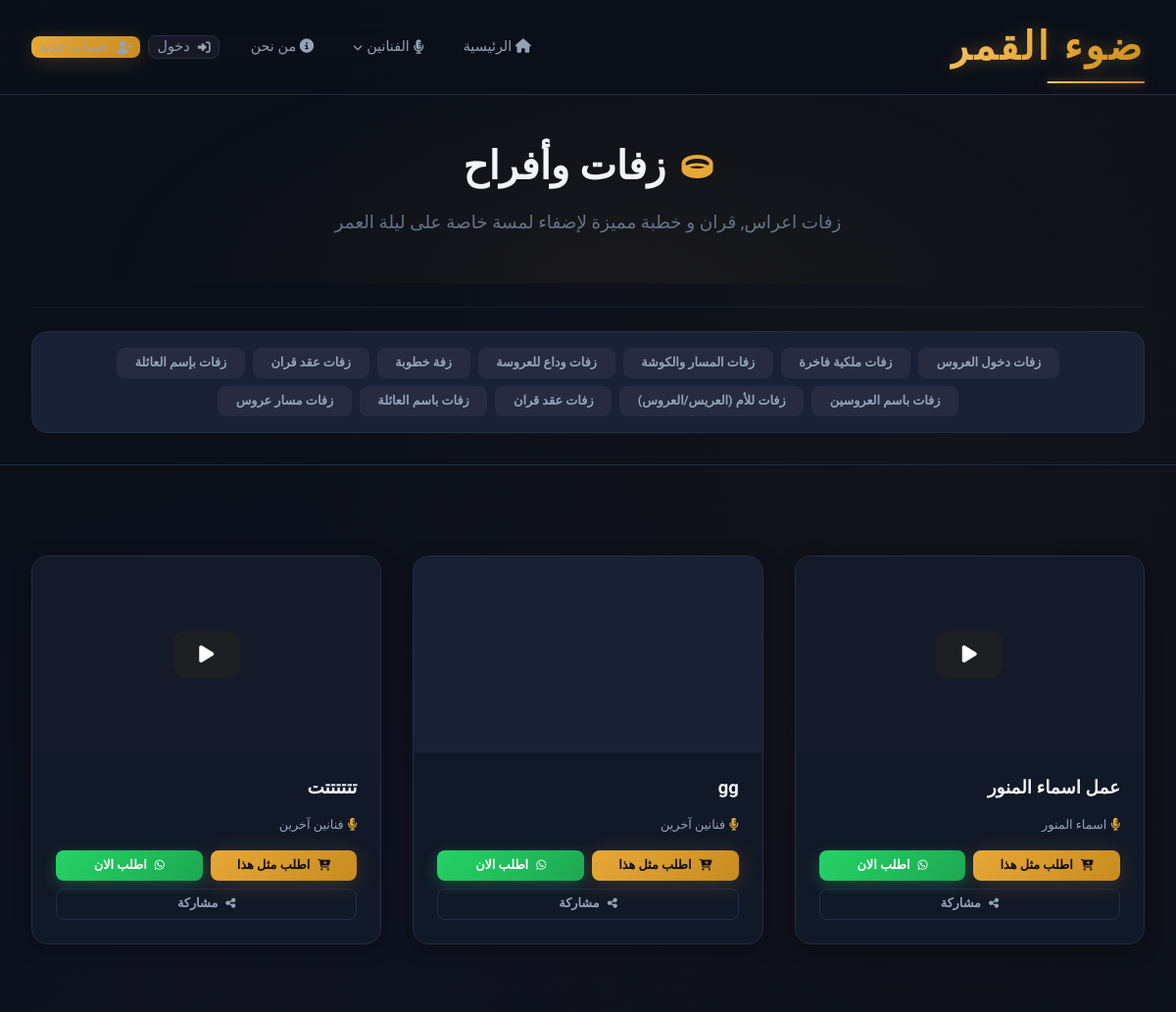
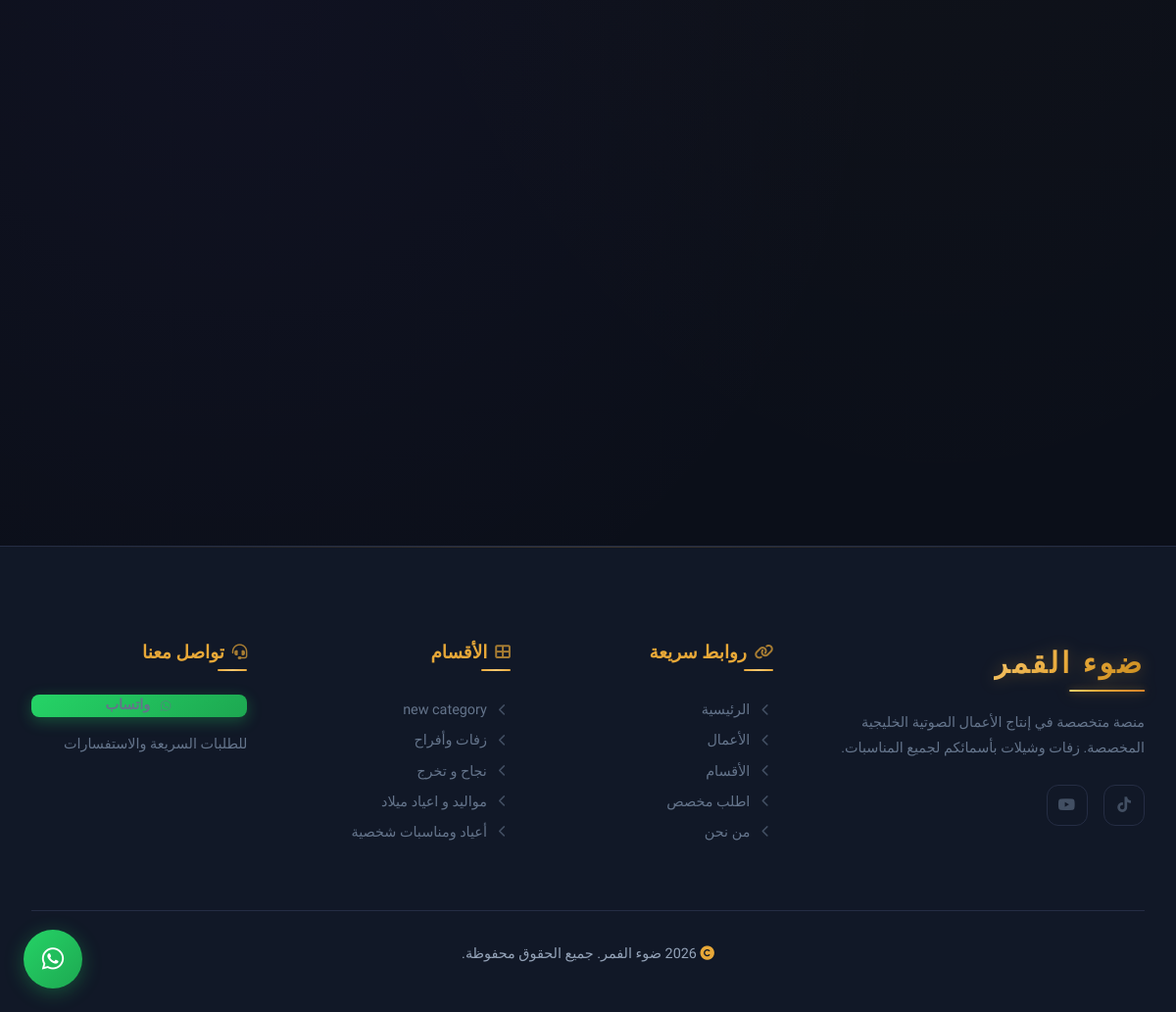
Screenshot of /category/zaffat with the database file from the repository (2 pictures, top to bottom).
### app/models.py (models this page shows, shortened)
class Category(db.Model):
    __tablename__ = 'categories'
    id = db.Column(db.Integer, primary_key=True)
    name = db.Column(db.String(100), nullable=False)
    slug = db.Column(db.String(100), unique=True, nullable=False)
    description = db.Column(db.Text, nullable=True)
    icon = db.Column(db.String(50), nullable=True)
    sort_order = db.Column(db.Integer, default=0)
    parent_id = db.Column(db.Integer, db.ForeignKey('categories.id'), nullable=True)
    subcategories = db.relationship(
        'Category',
        backref=db.backref('parent', remote_side=[id]),
        lazy='dynamic'
    )
    samples = db.relationship('Sample', backref='category', lazy='dynamic')

class Sample(db.Model):
    __tablename__ = 'samples'
    id = db.Column(db.Integer, primary_key=True)
    title = db.Column(db.String(200), nullable=False)
    category_id = db.Column(db.Integer, db.ForeignKey('categories.id'), nullable=False)
    media_type = db.Column(db.String(20), nullable=False, default='youtube')
    media_url = db.Column(db.String(500), nullable=False)
    cover_image = db.Column(db.String(500), nullable=True)
    is_featured = db.Column(db.Boolean, default=False)
    created_at = db.Column(db.DateTime, default=lambda: datetime.now(timezone.utc))
    singers = db.relationship(
        'Singer',
        secondary=sample_singers,
        back_populates='samples',
        order_by='Singer.sort_order, Singer.name',
    )
    def get_youtube_embed_id(self):
        url = self.media_url
        if 'youtu.be/' in url:
            return url.split('youtu.be/')[-1].split('?')[0]
        if 'youtube.com/watch' in url:
            import urllib.parse
            parsed = urllib.parse.urlparse(url)
            params = urllib.parse.parse_qs(parsed.query)
            return params.get('v', [''])[0]
        if 'youtube.com/embed/' in url:
            return url.split('embed/')[-1].split('?')[0]
        return url

class Singer(db.Model):
    __tablename__ = 'singers'
    id = db.Column(db.Integer, primary_key=True)
    name = db.Column(db.String(120), nullable=False)
    slug = db.Column(db.String(120), unique=True, nullable=False)
    background_image = db.Column(db.String(500), nullable=True)
    sort_order = db.Column(db.Integer, default=0)
    created_at = db.Column(db.DateTime, default=lambda: datetime.now(timezone.utc))
    samples = db.relationship(
        'Sample',
        secondary=sample_singers,
        back_populates='singers',
        lazy='dynamic',
    )

### app/routes/main.py (the view)
@main_bp.route('/category/<slug>')
def category(slug):
    cat = Category.query.filter_by(slug=slug).first_or_404()
    sample_query = (
        Sample.query.join(Category, Sample.category_id == Category.id)
        .options(
            joinedload(Sample.category).joinedload(Category.parent),
            selectinload(Sample.singers),
        )
        .order_by(Sample.created_at.desc())
    )
    if cat.parent_id is None:
        sample_query = sample_query.filter(or_(Category.id == cat.id, Category.parent_id == cat.id))
    else:
        sample_query = sample_query.filter(Category.id == cat.id)
    samples = sample_query.all()
    categories = Category.query.order_by(Category.sort_order).all()
    return render_template('category.html', category=cat, samples=samples, categories=categories)

### app/templates/category.html (shortened to what this page needs)
{% extends "base.html" %}
{% from "macros.html" import sample_card, back_to_home, category_filter, category_nav_map %}
{% block content %}
<section class="category-hero">
    <div class="container">
        <h1 id="category-title"><i class="{{ category.icon }}"></i> {{ category.name }}</h1>
        <p id="category-desc">{{ category.description }}</p>
    </div>
</section>
<section class="section-sm" style="background: var(--bg-alt); border-bottom: 1px solid var(--bg-border);">
    <div class="container">
        <div id="sub-filter-wrapper">
            {% if category.parent_id is none %}
            <hr style="border: 0; border-top: 1px solid var(--bg-border); margin: var(--space-lg) 0; opacity: 0.5;">
            {{ category_filter(category.subcategories) }}
            {% endif %}
        </div>
    </div>
</section>
<section class="section">
    <div class="container">
        <div class="samples-grid" id="samples-container">
            {% if samples %}
            {% for sample in samples %}
            <div class="sample-wrapper">
                {{ sample_card(sample, whatsapp_number) }}
            </div>
            {% endfor %}
            {% else %}
            <div class="samples-empty">
                <p>لا توجد أعمال حالياً في هذا القسم.</p>
            </div>
            {% endif %}
        </div>
    </div>
</section>
{% endblock %}

### app/templates/base.html (shortened to what this page needs)
<!DOCTYPE html>
<html lang="ar" dir="rtl">
<head>
    <link rel="stylesheet"
          href="https://cdnjs.cloudflare.com/ajax/libs/font-awesome/6.5.1/css/all.min.css"
          onerror="this.onerror=null;this.href='https://cdn.jsdelivr.net/npm/@fortawesome/fontawesome-free@6.5.1/css/all.min.css';" />
    <link rel="stylesheet" href="{{ url_for('static', filename='css/variables.css') }}">
    <link rel="stylesheet" href="{{ url_for('static', filename='css/base.css') }}">
    <link rel="stylesheet" href="{{ url_for('static', filename='css/components.css') }}">
    <link rel="stylesheet" href="{{ url_for('static', filename='css/pages.css') }}">
</head>
<body>
    <nav class="navbar" id="navbar">
        <div class="container">
            <a href="{{ url_for('main.index') }}" class="logo">ضوء القمر</a>
            <div class="nav-links" id="navLinks">
                <a href="{{ url_for('main.index') }}" class="{% if request.endpoint == 'main.index' %}active{% endif %}">
                    <i class="fas fa-home"></i> الرئيسية
                </a>
                <details class="nav-dropdown {% if request.endpoint == 'main.singer' %}active{% endif %}">
                    <summary class="nav-dropdown__summary">
                        <i class="fas fa-microphone-lines"></i> الفنانين
                        <i class="fas fa-chevron-down nav-dropdown__chevron"></i>
                    </summary>
                </details>
                <a href="{{ url_for('main.about') }}" class="{% if request.endpoint == 'main.about' %}active{% endif %}">
                    <i class="fas fa-info-circle"></i> من نحن
                </a>
                <div class="nav-auth">
                    {% if current_user.is_authenticated %}
                        {% if current_user.is_admin %}
                            <a href="{{ url_for('admin.dashboard') }}" class="btn btn-sm btn-ghost">
                                <i class="fas fa-shield-halved"></i> لوحة التحكم
                            </a>
                        {% endif %}
                        <a href="{{ url_for('orders.dashboard') }}" class="btn btn-sm btn-secondary">
                            <i class="fas fa-clipboard-list"></i> طلباتي
                        </a>
                        <a href="{{ url_for('auth.logout') }}" class="btn btn-sm btn-ghost">
                            <i class="fas fa-sign-out-alt"></i> خروج
                        </a>
                    {% else %}
                        <a href="{{ url_for('auth.login') }}" class="btn btn-sm btn-ghost">
                            <i class="fas fa-sign-in-alt"></i> دخول
                        </a>
                        <a href="{{ url_for('auth.register') }}" class="btn btn-sm btn-primary">
                            <i class="fas fa-user-plus"></i> حساب جديد
                        </a>
                    {% endif %}
                </div>
            </div>
        </div>
    </nav>
    <main>
        {% block content %}{% endblock %}
    </main>
    <footer class="footer">
        <div class="container">
            <div class="footer-grid">
                <div class="footer-col footer-brand">
                    <div class="logo" style="margin-bottom: var(--space-lg); font-size: var(--fs-xl); display: inline-block;">ضوء القمر</div>
                    <p>منصة متخصصة في إنتاج الأعمال الصوتية الخليجية المخصصة. زفات وشيلات بأسمائكم لجميع المناسبات.</p>
                    <div class="footer-social">
                        <a href="https://www.tiktok.com/@.bo6b?_r=1&_t=ZS-95rwLRkdma8" aria-label="TikTok">
                            <i class="fab fa-tiktok"></i>
                        </a>
                        <a href="https://youtube.com/@zaffat-f9o?si=nrIe7QA_RzNBtxz0" aria-label="YouTube">
                            <i class="fab fa-youtube"></i>
                        </a>
                    </div>
                </div>
                <div class="footer-col">
                    <h4 class="footer-col__title"><i class="fas fa-link"></i> روابط سريعة</h4>
                    <a href="{{ url_for('main.index') }}"><i class="fas fa-chevron-left"></i> الرئيسية</a>
                    <a href="{{ url_for('main.index') }}#featured"><i class="fas fa-chevron-left"></i> الأعمال</a>
                    <a href="{{ url_for('main.index') }}#categories"><i class="fas fa-chevron-left"></i> الأقسام</a>
                    <a href="{{ url_for('orders.new_order') }}"><i class="fas fa-chevron-left"></i> اطلب مخصص</a>
                    <a href="{{ url_for('main.about') }}"><i class="fas fa-chevron-left"></i> من نحن</a>
                </div>
                <div class="footer-col">
                    <h4 class="footer-col__title"><i class="fas fa-th-large"></i> الأقسام</h4>
                    {% for category in footer_categories %}
                    <a href="{{ url_for('main.category', slug=category.slug) }}"><i class="fas fa-chevron-left"></i> {{ category.name }}</a>
                    {% endfor %}
                </div>
                <div class="footer-col">
                    <h4 class="footer-col__title"><i class="fas fa-headset"></i> تواصل معنا</h4>
                    <a href="https://wa.me/{{ whatsapp_number.replace('+', '') }}" target="_blank" class="btn btn-whatsapp btn-sm" style="margin-bottom: var(--space-md);">
                        <i class="fab fa-whatsapp"></i> واتساب
                    </a>
                    <p style="font-size: var(--fs-sm); color: var(--text-tertiary);">للطلبات السريعة والاستفسارات</p>
                </div>
            </div>
            <div class="footer-bottom">
                <p><i class="fas fa-copyright"></i> {{ brand_year }} {{ brand_name }}. جميع الحقوق محفوظة.</p>
            </div>
        </div>
    </footer>
    <a href="https://wa.me/{{ whatsapp_number.replace('+', '') }}" target="_blank" class="whatsapp-float" aria-label="تواصل واتساب">
        <i class="fab fa-whatsapp"></i>
    </a>
</body>
</html>

### app/templates/macros.html (shortened to what this page needs)
{% macro category_filter(subcategories) %}
{% if subcategories %}
<div class="sub-filter-container animate-on-scroll" style="margin-bottom: var(--space-xl);">
    <div class="sub-filter-row" style="display: flex; flex-wrap: wrap; gap: var(--space-sm); justify-content: center; background: var(--bg-elevated); padding: var(--space-md); border-radius: var(--radius-lg); border: 1px solid var(--bg-border);">
        {% for sub in subcategories %}
        <button type="button" class="sub-filter-btn btn btn-sm btn-ghost" data-filter="{{ sub.slug }}">
            {{ sub.name }}
        </button>
        {% endfor %}
    </div>
</div>
{% endif %}
{% endmacro %}
{% macro sample_card(sample, whatsapp_number) %}
<div class="sample-card animate-on-scroll sample-item"
     data-category="{{ sample.category.slug }}"
     data-parent="{{ sample.category.parent.slug if sample.category.parent_id else sample.category.slug }}">
    {% set cover_src = sample.cover_image %}
    {% if cover_src and not cover_src.startswith('http://') and not cover_src.startswith('https://') %}
        {% set cover_src = url_for('static', filename='uploads/' + cover_src) %}
    {% endif %}
    <div class="sample-card__media {% if sample.media_type == 'upload' %}media-upload-bg{% endif %}"
         style="{% if sample.media_type == 'upload' and cover_src %}background-image: url('{{ cover_src }}');{% endif %}">
        {% if sample.media_type == 'youtube' %}
            <iframe src="https://www.youtube.com/embed/{{ sample.get_youtube_embed_id() }}"
                    title="{{ sample.title }}" allowfullscreen loading="lazy"></iframe>
        {% elif sample.media_type == 'upload' %}
            <div class="custom-player-wrapper" onclick="togglePlay(this)">
                <div class="play-overlay">
                    <div class="play-button-yt">
                        <i class="fas fa-play"></i>
                    </div>
                </div>
            </div>
        {% endif %}
    </div>
    <div class="sample-card__body">
        <h3 class="sample-card__title">
            <a href="{{ url_for('main.sample_detail', sample_id=sample.id) }}" class="sample-card__title-link">
                {{ sample.title }}
            </a>
        </h3>
        {% if sample.singers %}
        <div class="sample-card__meta">
            <i class="fas fa-microphone-lines"></i>
            {% for singer in sample.singers %}
            <a href="{{ url_for('main.singer', slug=singer.slug) }}">{{ singer.name }}</a>{% if not loop.last %}<span>،</span>{% endif %}
            {% endfor %}
        </div>
        {% endif %}
        <div class="sample-card__actions">
            <a href="{{ url_for('orders.new_order', sample_id=sample.id) }}" class="btn btn-primary btn-sm">
                <i class="fas fa-cart-plus"></i> اطلب مثل هذا
            </a>
            <a href="https://wa.me/+966558262881?text={{ ('أريد عمل مشابه لـ: ' ~ sample.title ~ ' ' ~ sample.category.name ~ ' ' ~ sample.media_url) | urlencode }}" target="_blank" class="btn btn-whatsapp btn-sm">
                <i class="fab fa-whatsapp"></i> اطلب الان
            </a>
            <button
                type="button"
                class="btn btn-outline btn-sm js-share-sample"
                data-share-path="{{ url_for('main.sample_detail', sample_id=sample.id) }}"
                data-share-title="{{ sample.title | e }}"
            >
                <i class="fas fa-share-nodes"></i> مشاركة
            </button>
        </div>
    </div>
</div>
{% endmacro %}

### rows the page displays
Category: name "زفات وأفراح", description "زفات اعراس, قران و خطبة مميزة لإضفاء لمسة خاصة على ليلة العمر"
Category: name "زفات دخول العروس"
Category: name "زفات ملكية فاخرة"
Category: name "زفات المسار والكوشة"
Category: name "زفات وداع للعروسة"
Category: name "زفة خطوبة"
Category: name "زفات عقد قران"
Category: name "زفات بإسم العائلة"
Category: name "زفات باسم العروسين"
Category: name "زفات للأم (العريس/العروس)"
Category: name "زفات عقد قران"
Category: name "زفات باسم العائلة"
Category: name "زفات مسار عروس"
Sample: title "عمل اسماء المنور"
Singer: name "اسماء المنور"
Sample: title "gg"
Singer: name "فنانين آخرين"
Sample: title "تتتتتتت"
Category: name "new category"
Category: name "نجاح و تخرج"
Category: name "مواليد و اعياد ميلاد"
Category: name "أعياد ومناسبات شخصية"

### other values shown
{{ brand_name }} "ضوء الفمر"
